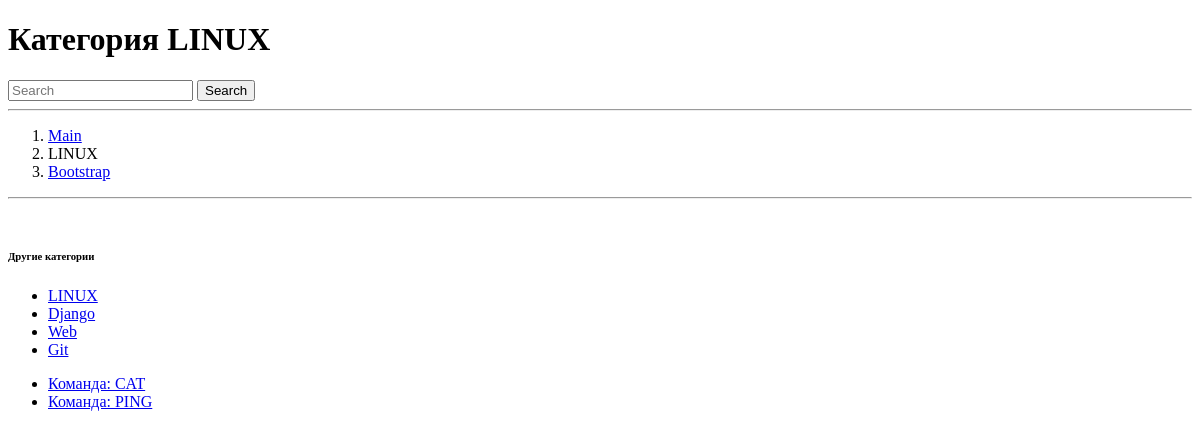
Before: /linux/ with the older database file.
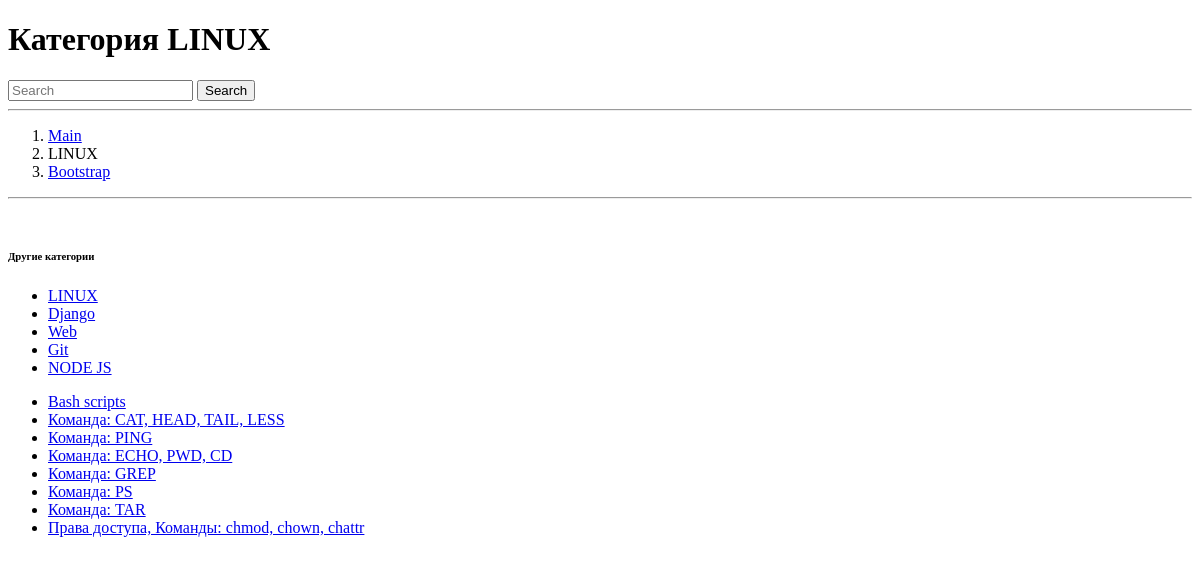
After: the same page with the newer database file.
### posts/models.py (models this page shows, shortened)
class Category(models.Model):
    name = models.CharField(max_length=200)
    slug = models.SlugField(max_length=100, unique=True, blank=False)
    class Meta:
        verbose_name = "Category"
        verbose_name_plural = "Categories"

class Post(models.Model):
    title = models.CharField(max_length=200)
    slug = models.SlugField(max_length=100, unique=True, blank=False)
    content = models.TextField()
    category = models.ForeignKey(Category, on_delete=models.PROTECT)
    weight = models.PositiveSmallIntegerField(default=100, validators=[MaxValueValidator(1000), MinValueValidator(1)])

### posts/views.py (the view)
# urls.py: path('<str:category_slug>/', views.category_list, name='category_list'),
def category_list(request, category_slug):
    categories = Category.objects.all()
    category = get_object_or_404(categories, slug=category_slug)
    posts = Post.objects.filter(category=category).order_by('weight')
    context = {
        'posts': posts,
        'header': "Категория " + category.name,
        'breadcrumb': {
            'breadcrumb_level': 'category',
            'category': {
                'name': category.name,
                'slug': category.slug
            },
        },
        'categories': categories,
    }
    return render(request, 'posts/posts.html', context)

### posts/templates/posts/posts.html
{% extends "posts/base.html" %}
{% block content %}
<div class="row">
    <div class="col-3">
        {% include "posts/includes/sidebar.html" with list=categories title="Другие категории" %}
    </div>
    <div class="col-9">
        <ul class="list-group list-group-flush">
        {% for post in posts %}
            <li class="list-group-item">
                <a href="{{ post.slug }}">{{ post.title}}</a>
            </li>
        {% endfor %}
        </ul>
    </div>
</div>
{% endblock %}

### posts/templates/posts/base.html (shortened to what this page needs)
{% extends "base.html" %}
{% block header %}
    <div class="row mt-4">
        <div class="col">
            <h1>{{ header }}</h1>
        </div>
        <div class="col">
            {% include "posts/includes/search.html" %}
        </div>
    </div>
    <hr>
{% endblock %}
{% block breadcrumb %}
    {% include "posts/includes/breadcrumb.html" %}
{% endblock %}

### templates/base.html (shortened to what this page needs)
{% load static %}
{% load manifest %}
<!doctype html>
<html lang="ru">
    <head>
        <link rel="stylesheet" href="{% manifest 'main.css' %}">
    </head>
    <body>
        <div class="container">
            {% block header %}{% endblock %}
            {% block breadcrumb %}{% endblock %}
            {% block content %}{% endblock %}
        </div>
    </body>
</html>

### posts/templates/posts/includes/search.html
<form class="d-flex">
    <input class="form-control me-2" type="search" placeholder="Search" aria-label="Search">
    <button class="btn btn-outline-success" type="submit">Search</button>
</form>

### posts/templates/posts/includes/breadcrumb.html (shortened to what this page needs)
<nav aria-label="breadcrumb">
    <ol class="breadcrumb">
        <li class="breadcrumb-item"><a href="/">Main</a></li>
        {% if breadcrumb.breadcrumb_level in "category,post" %}
        <li class="breadcrumb-item{% if breadcrumb.breadcrumb_level == "category" %} active{% endif %}">
            {% if breadcrumb.breadcrumb_level == "category" %}
                {{ breadcrumb.category.name }}
            {% else %}
                <a href="/{{ breadcrumb.category.slug }}">{{ breadcrumb.category.name }}</a>
            {% endif %}
        </li>
        {% endif %}
        <li class="powered-by">
            <a href="https://getbootstrap.com/docs/5.0/getting-started/introduction/" target="_blank">Bootstrap</a>
        </li>
    </ol>
</nav>
<hr>
<br>

### posts/templates/posts/includes/sidebar.html
<div class="row">
    <h6>{{ title }}</h6>
    <ul class="list-group">
        {% for item in list %}
            <li class="list-group-item">
            {% if item.title %}
                <a href="/{{ breadcrumb.category.slug }}/{{ item.slug }}">{{ item.title }}</a>
            {% else %}
                <a href="/{{ item.slug }}">{{ item.name }}</a>
            {% endif %}
            </li>
        {% endfor %}
    </ul>
</div>

Changed rows visible on the page:
added Category: name "NODE JS"
added Post: title "Bash scripts"
changed Post: title "Команда: CAT" → "Команда: CAT, HEAD, TAIL, LESS"
added Post: title "Команда: ECHO, PWD, CD"
added Post: title "Команда: GREP"
added Post: title "Команда: PS"
added Post: title "Команда: TAR"
added Post: title "Права доступа, Команды: chmod, chown, chattr"
